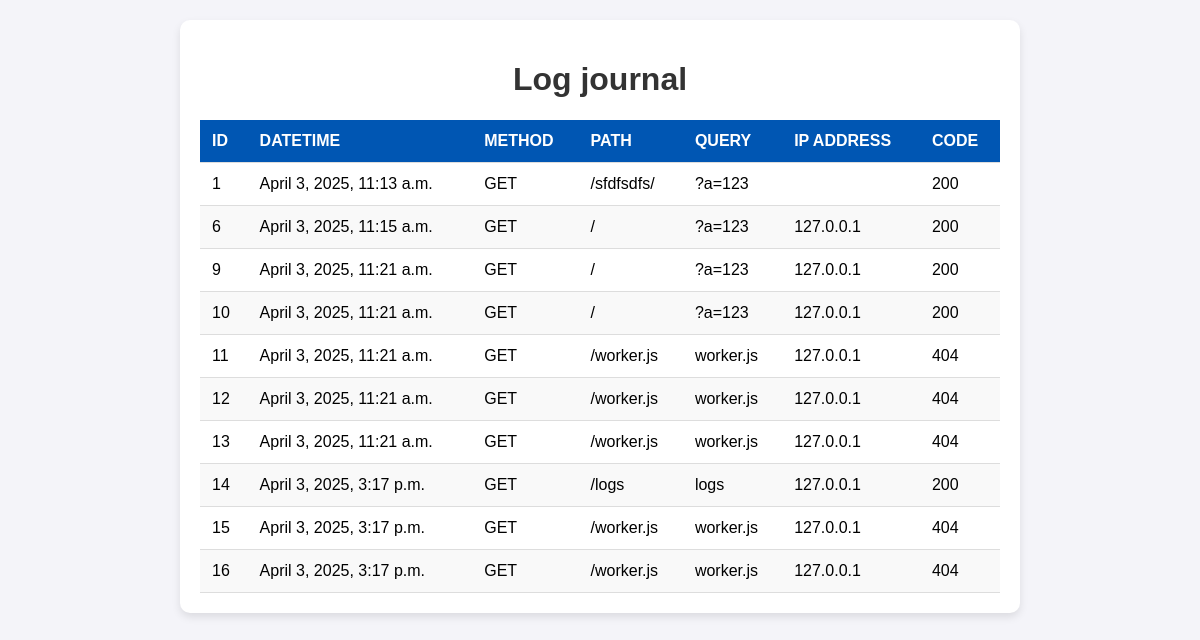
/logs/, run on the app's committed database.
### main/models.py (models this page shows)
class RequestLog(models.Model):
    class Meta:
        db_table = 'requests_logs'
    id = models.AutoField(primary_key=True)
    created_at = models.DateTimeField(auto_now_add=True)
    http_method = models.CharField(max_length=255)
    path = models.TextField()
    query = models.TextField()
    ip_address = models.CharField(max_length=255)
    status = models.IntegerField()

### main/views.py (the view, shortened to what this page needs)
# urls.py: path("logs/", RequestLogListView.as_view(), name="logs_list"),
class RequestLogListView(View):
    def __init__(self):
        self._logs_repo = RequestLogRepository()

### main/repositories/request_log.py (called while the page is built)
    def create_request_log(self, request: HttpRequest, response: HttpResponse) -> RequestLog:
        return RequestLog.objects.create(
            http_method=request.method,
            path=request.path,
            query=request.get_full_path_info().split('/')[-1],
            ip_address=request.META["REMOTE_ADDR"],
            status=response.status_code
        )

### main/templates/logs_list.html (shortened to what this page needs)
<!doctype html>
<html lang="uk">
    <head>
    </head>
    <body>
        <main class="list-container">
            <h1>Log journal</h1>
            <table>
                <thead>
                    <tr>
                        <th>Id</th>
                        <th>Datetime</th>
                        <th>Method</th>
                        <th>Path</th>
                        <th>Query</th>
                        <th>IP Address</th>
                        <th>Code</th>
                    </tr>
                </thead>
                <tbody>
                    {% for log_data in logs_data %}
                    <tr>
                        <td>{{ log_data.id }}</td>
                        <td>{{ log_data.created_at }}</td>
                        <td>{{ log_data.http_method }}</td>
                        <td>{{ log_data.path }}</td>
                        <td>{{ log_data.query }}</td>
                        <td>{{ log_data.ip_address }}</td>
                        <td>{{ log_data.status }}</td>
                    </tr>
                    {% endfor %}
                </tbody>
            </table>
        </main>
    </body>
</html>

### main/templates/logs_list.html (style rules this page uses)
:root { --accent: #007bff; --bg: #f4f4f9; --text: #333; --table-header: #0056b3; --table-header-text: #ffffff; --table-row-even: #f9f9f9; --table-row-hover: #dbeafe; }
body { font-family: Arial, sans-serif; background-color: var(--bg); margin: 0; padding: 20px; display: flex; justify-content: center; }
.list-container { background: white; padding: 20px; max-width: 800px; width: 100%; border-radius: 10px; box-shadow: 0 4px 8px rgba(0, 0, 0, 0.1); }
h1 { color: var(--text); text-align: center; }
table { width: 100%; border-collapse: collapse; margin-top: 20px; }
th, td { padding: 12px; text-align: left; border-bottom: 1px solid #ddd; }
th { background-color: var(--table-header); color: var(--table-header-text); text-transform: uppercase; }
tr:nth-child(even) { background-color: var(--table-row-even); }

### data on the page
RequestLog: id "1", created_at "April 3, 2025, 11:13 a.m.", http_method "GET", path "/sfdfsdfs/", query "?a=123", status "200"
RequestLog: id "6", created_at "April 3, 2025, 11:15 a.m.", http_method "GET", path "/", query "?a=123", ip_address "127.0.0.1", status "200"
RequestLog: id "9", created_at "April 3, 2025, 11:21 a.m.", http_method "GET", path "/", query "?a=123", ip_address "127.0.0.1", status "200"
RequestLog: id "10", created_at "April 3, 2025, 11:21 a.m.", http_method "GET", path "/", query "?a=123", ip_address "127.0.0.1", status "200"
RequestLog: id "11", created_at "April 3, 2025, 11:21 a.m.", http_method "GET", path "/worker.js", query "worker.js", ip_address "127.0.0.1", status "404"
RequestLog: id "12", created_at "April 3, 2025, 11:21 a.m.", http_method "GET", path "/worker.js", query "worker.js", ip_address "127.0.0.1", status "404"
RequestLog: id "13", created_at "April 3, 2025, 11:21 a.m.", http_method "GET", path "/worker.js", query "worker.js", ip_address "127.0.0.1", status "404"
RequestLog: id "14", created_at "April 3, 2025, 3:17 p.m.", http_method "GET", path "/logs", query "logs", ip_address "127.0.0.1", status "200"
RequestLog: id "15", created_at "April 3, 2025, 3:17 p.m.", http_method "GET", path "/worker.js", query "worker.js", ip_address "127.0.0.1", status "404"
RequestLog: id "16", created_at "April 3, 2025, 3:17 p.m.", http_method "GET", path "/worker.js", query "worker.js", ip_address "127.0.0.1", status "404"
